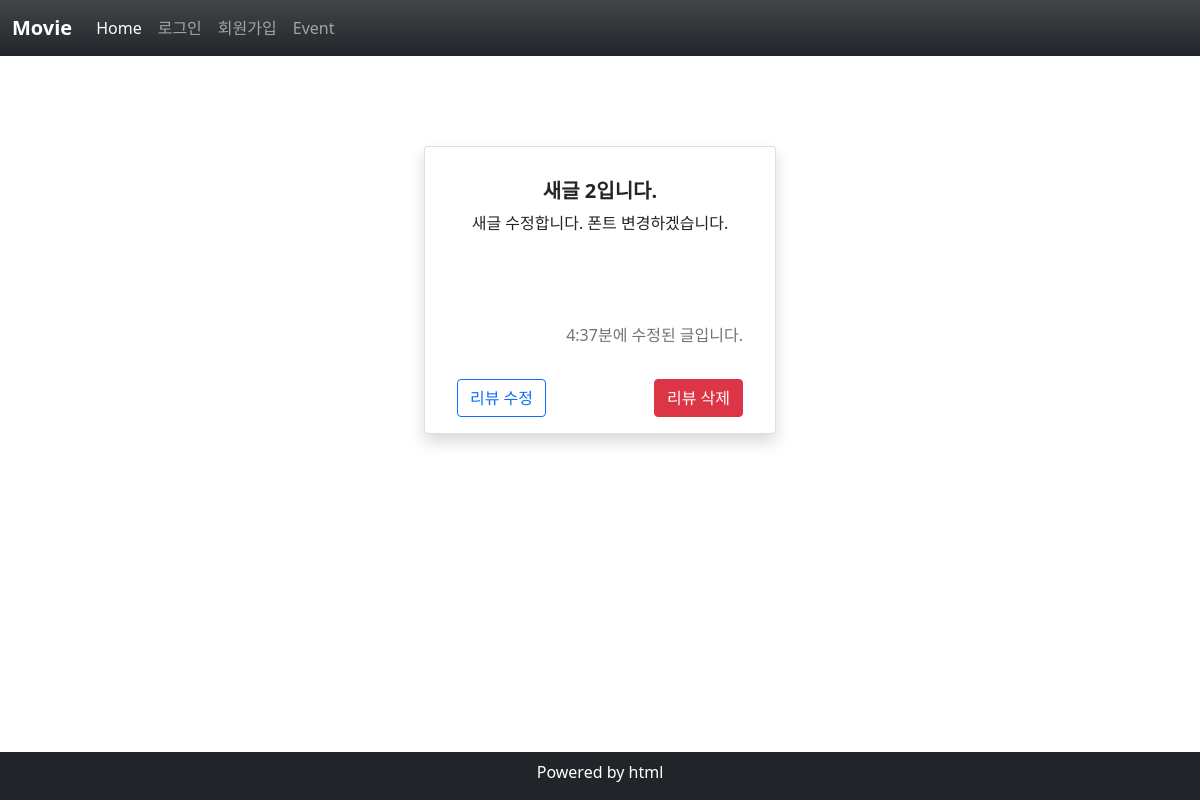
/detail/17, run on the app's committed database.
### review/models.py (models this page shows)
class Review(models.Model):
    title = models.CharField(max_length=80)
    content = models.TextField()
    created_at = models.DateTimeField(auto_now_add=True)
    updated_at = models.DateTimeField(auto_now_add=True)

### review/views.py (the view)
# urls.py: path("detail/<int:pk>", views.detail, name="detail"),
def detail(request, pk):
    review = Review.objects.get(pk=pk)
    context = {
        "review": review,
    }
    return render(request, "review/detail.html", context)

### review/templates/review/detail.html
{% extends 'base.html' %}
{% block content %}
<div class="d-flex justify-content-center">
    <div class="w-100 d-flex justify-content-center align-items-center" style="height: 500px;">
        <div class="card shadow p-3 mb-5 bg-body rounded my-3" style="width: 22rem; height: 18rem;">
            <div class="card-body position-relative">
                <h5 class="card-title text-center fw-bold">{{ review.title }}</h5>
                <p class="card-text text-center overflow-auto" style="height: 6rem;">{{ review.content }}</p>
                <div
                    class="d-flex justify-content-between w-100 position-absolute bottom-0 start-50 translate-middle-x px-3">
                    <div class="text-center">
                        <a href="{% url 'review:edit' review.pk %}" class="btn btn-outline-primary">리뷰 수정</a>
                    </div>
                    <div class="text-center">
                        <a href="{% url 'review:delete' review.pk %}" class="btn btn-danger">리뷰 삭제</a>
                    </div>
                </div>
                {% if review.created_at != review.updated_at %}
                <p class="text-muted text-end mt-3">{{ review.updated_at | date:'f' }}분에 수정된 글입니다.</p>
                {% endif %}
            </div>
        </div>
    </div>
</div>
{% endblock %}

### data on the page
Review: title "새글 2입니다.", content "새글 수정합니다. 폰트 변경하겠습니다.", updated_at "4:37"
